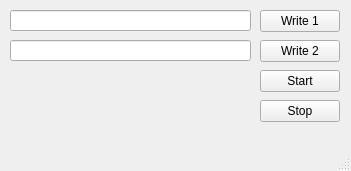
<?xml version="1.0" encoding="UTF-8"?>
<ui version="4.0">
 <class>MainWindow</class>
 <widget class="QMainWindow" name="MainWindow">
  <property name="geometry">
   <rect>
    <x>0</x>
    <y>0</y>
    <width>351</width>
    <height>171</height>
   </rect>
  </property>
  <property name="windowTitle">
   <string>MainWindow</string>
  </property>
  <widget class="QWidget" name="centralwidget">
   <widget class="QPushButton" name="sendMessage1">
    <property name="geometry">
     <rect>
      <x>260</x>
      <y>10</y>
      <width>80</width>
      <height>22</height>
     </rect>
    </property>
    <property name="text">
     <string>Write 1</string>
    </property>
   </widget>
   <widget class="QPushButton" name="sendMessage2">
    <property name="geometry">
     <rect>
      <x>260</x>
      <y>40</y>
      <width>80</width>
      <height>22</height>
     </rect>
    </property>
    <property name="text">
     <string>Write 2</string>
    </property>
   </widget>
   <widget class="QPushButton" name="start">
    <property name="geometry">
     <rect>
      <x>260</x>
      <y>70</y>
      <width>80</width>
      <height>22</height>
     </rect>
    </property>
    <property name="text">
     <string>Start</string>
    </property>
   </widget>
   <widget class="QPushButton" name="stop">
    <property name="geometry">
     <rect>
      <x>260</x>
      <y>100</y>
      <width>80</width>
      <height>22</height>
     </rect>
    </property>
    <property name="text">
     <string>Stop</string>
    </property>
   </widget>
   <widget class="QLineEdit" name="message1">
    <property name="geometry">
     <rect>
      <x>10</x>
      <y>10</y>
      <width>241</width>
      <height>21</height>
     </rect>
    </property>
   </widget>
   <widget class="QLineEdit" name="message2">
    <property name="geometry">
     <rect>
      <x>10</x>
      <y>40</y>
      <width>241</width>
      <height>21</height>
     </rect>
    </property>
   </widget>
  </widget>
  <widget class="QMenuBar" name="menubar">
   <property name="geometry">
    <rect>
     <x>0</x>
     <y>0</y>
     <width>351</width>
     <height>21</height>
    </rect>
   </property>
  </widget>
  <widget class="QStatusBar" name="statusbar"/>
 </widget>
 <resources/>
 <connections/>
</ui>
